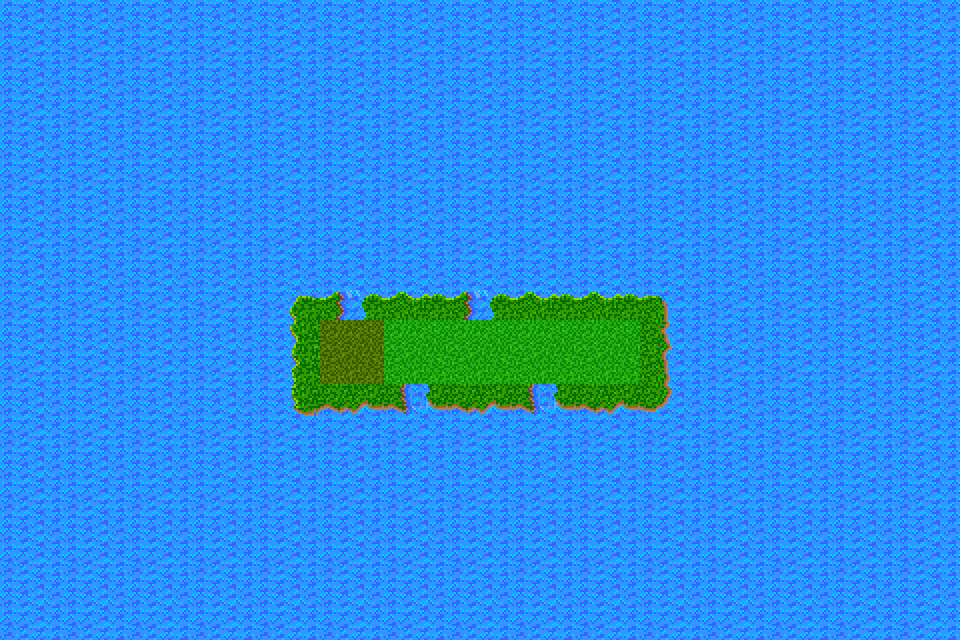

This is a level from a 2D game, rendered from its Tiled map with the project's own tilesets. A one-line summary and the complete map file follow:
An orthogonal 15x10 tile map with 64x64 px tiles, 2 tile layers (background, meta), 2 tilesets and 1 object (Enemy).

<map version="1.0" orientation="orthogonal" width="15" height="10" tilewidth="64" tileheight="64">
 <tileset firstgid="1" name="dg_edging132_2x" tilewidth="64" tileheight="64">
  <image source="dg_edging132_2x.png" width="512" height="1024" />
 </tileset>
 <tileset firstgid="129" name="meta_layer" tilewidth="64" tileheight="64">
  <image source="meta_layer.png" width="128" height="64" />
  <tile id="0">
   <properties>
    <property name="move" value="true" />
    <property name="put" value="true" />
   </properties>
  </tile>
  <tile id="1">
   <properties>
    <property name="move" value="true" />
   </properties>
  </tile>
 </tileset>
 <layer name="background" width="15" height="10">
  <data>
   <tile gid="115" />
   <tile gid="115" />
   <tile gid="115" />
   <tile gid="115" />
   <tile gid="115" />
   <tile gid="115" />
   <tile gid="115" />
   <tile gid="115" />
   <tile gid="115" />
   <tile gid="115" />
   <tile gid="115" />
   <tile gid="115" />
   <tile gid="115" />
   <tile gid="115" />
   <tile gid="115" />
   <tile gid="115" />
   <tile gid="115" />
   <tile gid="115" />
   <tile gid="115" />
   <tile gid="115" />
   <tile gid="115" />
   <tile gid="115" />
   <tile gid="115" />
   <tile gid="115" />
   <tile gid="115" />
   <tile gid="115" />
   <tile gid="115" />
   <tile gid="115" />
   <tile gid="115" />
   <tile gid="115" />
   <tile gid="115" />
   <tile gid="115" />
   <tile gid="115" />
   <tile gid="115" />
   <tile gid="115" />
   <tile gid="115" />
   <tile gid="115" />
   <tile gid="115" />
   <tile gid="115" />
   <tile gid="115" />
   <tile gid="115" />
   <tile gid="115" />
   <tile gid="115" />
   <tile gid="115" />
   <tile gid="115" />
   <tile gid="115" />
   <tile gid="115" />
   <tile gid="115" />
   <tile gid="115" />
   <tile gid="115" />
   <tile gid="115" />
   <tile gid="115" />
   <tile gid="115" />
   <tile gid="115" />
   <tile gid="115" />
   <tile gid="115" />
   <tile gid="115" />
   <tile gid="115" />
   <tile gid="115" />
   <tile gid="115" />
   <tile gid="115" />
   <tile gid="115" />
   <tile gid="115" />
   <tile gid="115" />
   <tile gid="5" />
   <tile gid="7" />
   <tile gid="6" />
   <tile gid="7" />
   <tile gid="6" />
   <tile gid="6" />
   <tile gid="8" />
   <tile gid="115" />
   <tile gid="115" />
   <tile gid="115" />
   <tile gid="115" />
   <tile gid="115" />
   <tile gid="115" />
   <tile gid="115" />
   <tile gid="115" />
   <tile gid="13" />
   <tile gid="122" />
   <tile gid="122" />
   <tile gid="122" />
   <tile gid="122" />
   <tile gid="122" />
   <tile gid="16" />
   <tile gid="115" />
   <tile gid="115" />
   <tile gid="115" />
   <tile gid="115" />
   <tile gid="115" />
   <tile gid="115" />
   <tile gid="115" />
   <tile gid="115" />
   <tile gid="29" />
   <tile gid="30" />
   <tile gid="31" />
   <tile gid="30" />
   <tile gid="31" />
   <tile gid="30" />
   <tile gid="32" />
   <tile gid="115" />
   <tile gid="115" />
   <tile gid="115" />
   <tile gid="115" />
   <tile gid="115" />
   <tile gid="115" />
   <tile gid="115" />
   <tile gid="115" />
   <tile gid="115" />
   <tile gid="115" />
   <tile gid="115" />
   <tile gid="115" />
   <tile gid="115" />
   <tile gid="115" />
   <tile gid="115" />
   <tile gid="115" />
   <tile gid="115" />
   <tile gid="115" />
   <tile gid="115" />
   <tile gid="115" />
   <tile gid="115" />
   <tile gid="115" />
   <tile gid="115" />
   <tile gid="115" />
   <tile gid="115" />
   <tile gid="115" />
   <tile gid="115" />
   <tile gid="115" />
   <tile gid="115" />
   <tile gid="115" />
   <tile gid="115" />
   <tile gid="115" />
   <tile gid="115" />
   <tile gid="115" />
   <tile gid="115" />
   <tile gid="115" />
   <tile gid="115" />
   <tile gid="115" />
   <tile gid="115" />
   <tile gid="115" />
   <tile gid="115" />
   <tile gid="115" />
   <tile gid="115" />
   <tile gid="115" />
   <tile gid="115" />
   <tile gid="115" />
   <tile gid="115" />
   <tile gid="115" />
   <tile gid="115" />
  </data>
 </layer>
 <objectgroup name="object" width="15" height="10">
  <object name="SpawnPoint" type="Enemy" x="588" y="331" width="45" height="45">
   <properties>
    <property name="role" value="1" />
   </properties>
  </object>
 </objectgroup>
 <layer name="meta" width="15" height="10">
  <data>
   <tile gid="0" />
   <tile gid="0" />
   <tile gid="0" />
   <tile gid="0" />
   <tile gid="0" />
   <tile gid="0" />
   <tile gid="0" />
   <tile gid="0" />
   <tile gid="0" />
   <tile gid="0" />
   <tile gid="0" />
   <tile gid="0" />
   <tile gid="0" />
   <tile gid="0" />
   <tile gid="0" />
   <tile gid="0" />
   <tile gid="0" />
   <tile gid="0" />
   <tile gid="0" />
   <tile gid="0" />
   <tile gid="0" />
   <tile gid="0" />
   <tile gid="0" />
   <tile gid="0" />
   <tile gid="0" />
   <tile gid="0" />
   <tile gid="0" />
   <tile gid="0" />
   <tile gid="0" />
   <tile gid="0" />
   <tile gid="0" />
   <tile gid="0" />
   <tile gid="0" />
   <tile gid="0" />
   <tile gid="0" />
   <tile gid="0" />
   <tile gid="0" />
   <tile gid="0" />
   <tile gid="0" />
   <tile gid="0" />
   <tile gid="0" />
   <tile gid="0" />
   <tile gid="0" />
   <tile gid="0" />
   <tile gid="0" />
   <tile gid="0" />
   <tile gid="0" />
   <tile gid="0" />
   <tile gid="0" />
   <tile gid="0" />
   <tile gid="0" />
   <tile gid="0" />
   <tile gid="0" />
   <tile gid="0" />
   <tile gid="0" />
   <tile gid="0" />
   <tile gid="0" />
   <tile gid="0" />
   <tile gid="0" />
   <tile gid="0" />
   <tile gid="0" />
   <tile gid="0" />
   <tile gid="0" />
   <tile gid="0" />
   <tile gid="0" />
   <tile gid="0" />
   <tile gid="0" />
   <tile gid="0" />
   <tile gid="0" />
   <tile gid="0" />
   <tile gid="0" />
   <tile gid="0" />
   <tile gid="0" />
   <tile gid="0" />
   <tile gid="0" />
   <tile gid="0" />
   <tile gid="0" />
   <tile gid="0" />
   <tile gid="0" />
   <tile gid="0" />
   <tile gid="129" />
   <tile gid="130" />
   <tile gid="130" />
   <tile gid="130" />
   <tile gid="130" />
   <tile gid="0" />
   <tile gid="0" />
   <tile gid="0" />
   <tile gid="0" />
   <tile gid="0" />
   <tile gid="0" />
   <tile gid="0" />
   <tile gid="0" />
   <tile gid="0" />
   <tile gid="0" />
   <tile gid="0" />
   <tile gid="0" />
   <tile gid="0" />
   <tile gid="0" />
   <tile gid="0" />
   <tile gid="0" />
   <tile gid="0" />
   <tile gid="0" />
   <tile gid="0" />
   <tile gid="0" />
   <tile gid="0" />
   <tile gid="0" />
   <tile gid="0" />
   <tile gid="0" />
   <tile gid="0" />
   <tile gid="0" />
   <tile gid="0" />
   <tile gid="0" />
   <tile gid="0" />
   <tile gid="0" />
   <tile gid="0" />
   <tile gid="0" />
   <tile gid="0" />
   <tile gid="0" />
   <tile gid="0" />
   <tile gid="0" />
   <tile gid="0" />
   <tile gid="0" />
   <tile gid="0" />
   <tile gid="0" />
   <tile gid="0" />
   <tile gid="0" />
   <tile gid="0" />
   <tile gid="0" />
   <tile gid="0" />
   <tile gid="0" />
   <tile gid="0" />
   <tile gid="0" />
   <tile gid="0" />
   <tile gid="0" />
   <tile gid="0" />
   <tile gid="0" />
   <tile gid="0" />
   <tile gid="0" />
   <tile gid="0" />
   <tile gid="0" />
   <tile gid="0" />
   <tile gid="0" />
   <tile gid="0" />
   <tile gid="0" />
   <tile gid="0" />
   <tile gid="0" />
   <tile gid="0" />
   <tile gid="0" />
   <tile gid="0" />
  </data>
 </layer>
</map>
